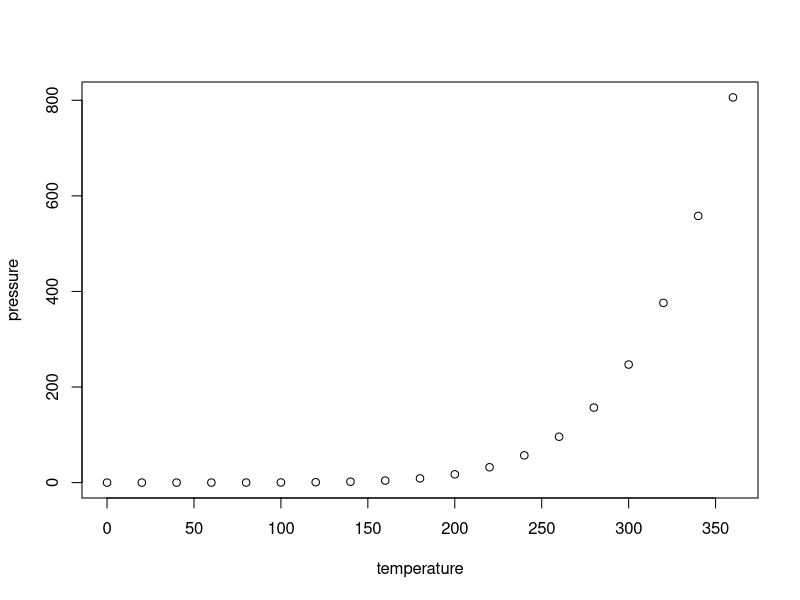
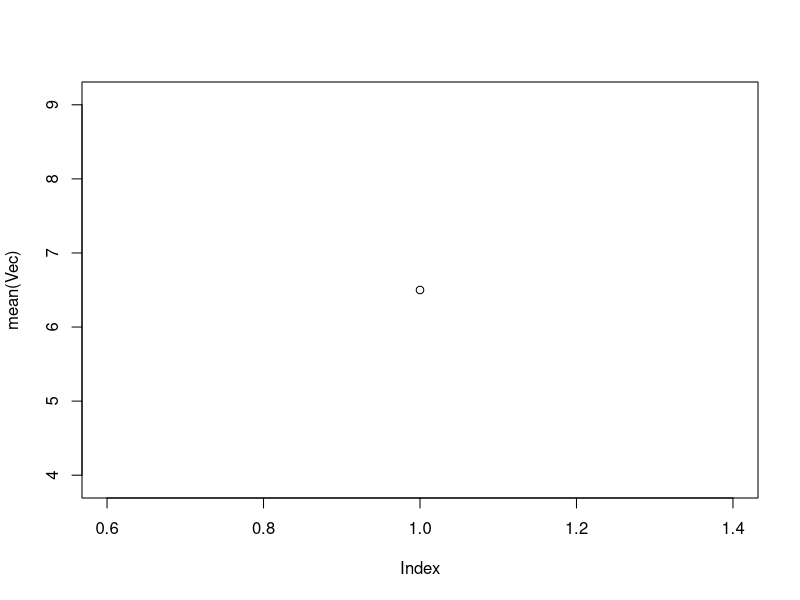
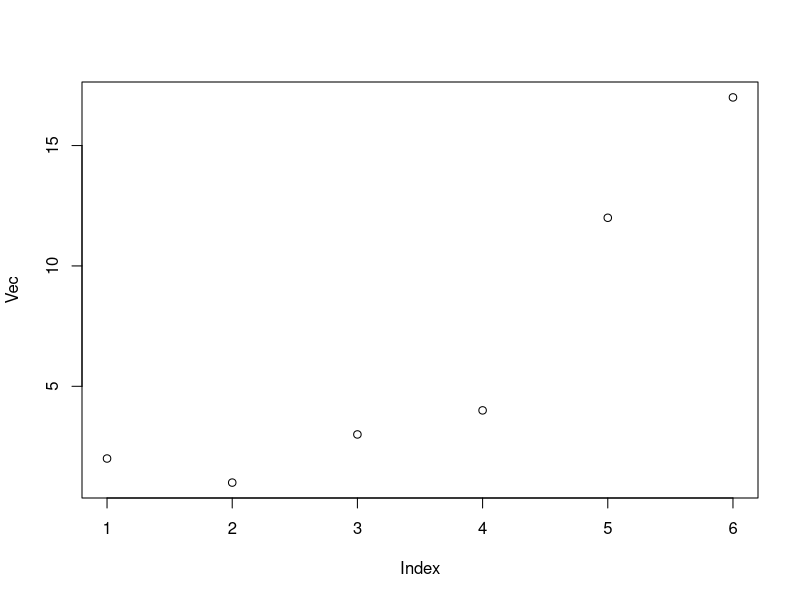

The R script that drew these images, in order:
## ---- chunk 1
knitr::opts_chunk$set(echo = TRUE)
## ---- chunk 2
plot(pressure)
## ---- chunk 3
Vec= c(2,1,3,4,12,17)
mean(Vec)
mode(Vec)
median(Vec)
plot(mean(Vec))
plot(Vec)
